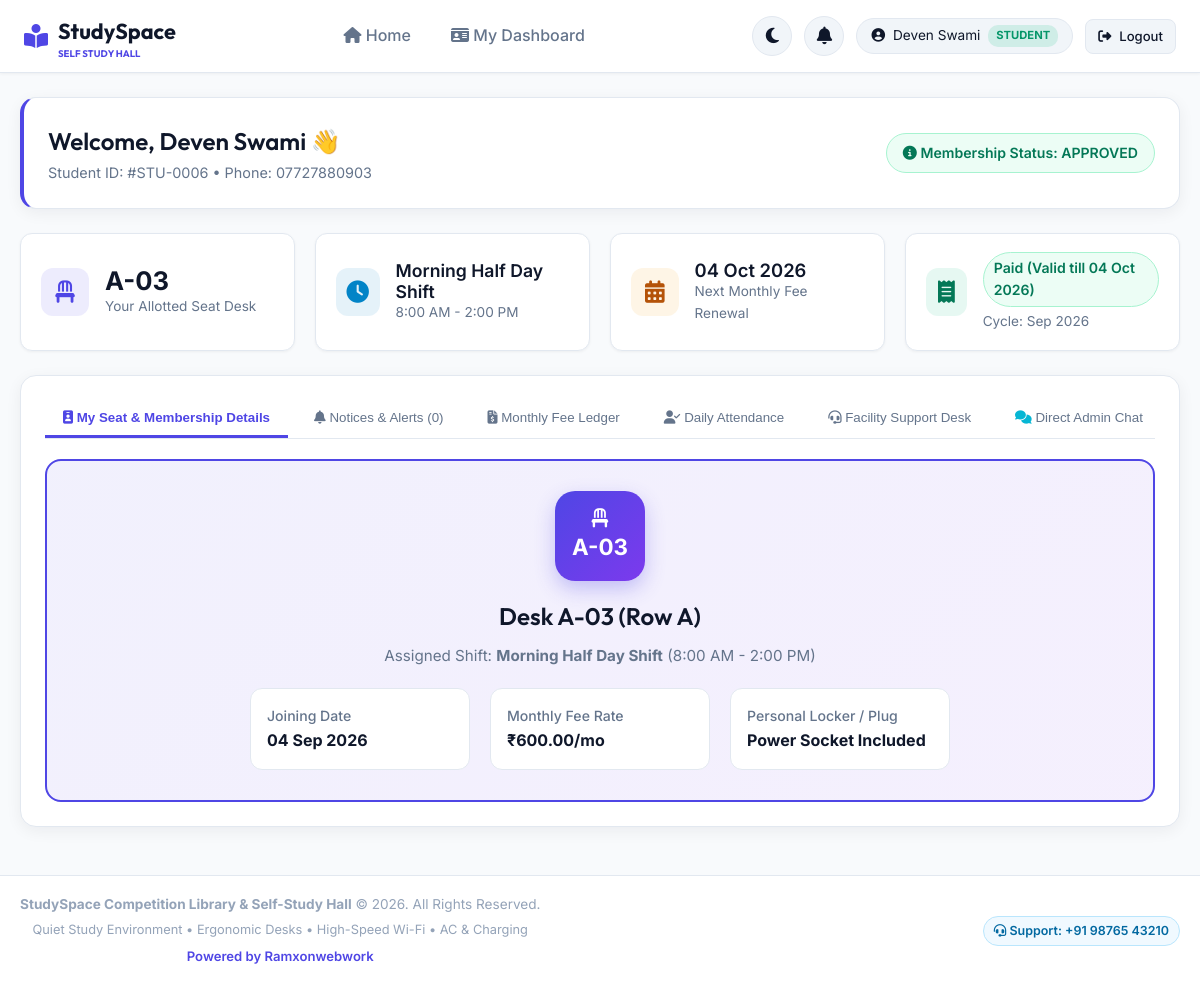
The app's page /student_dashboard.php (signed in) with its own data.
### tables this page shows
CREATE TABLE users (
        id INTEGER PRIMARY KEY AUTOINCREMENT,
        name TEXT NOT NULL,
        email TEXT UNIQUE NOT NULL,
        phone TEXT NOT NULL,
        password TEXT NOT NULL,
        role TEXT NOT NULL DEFAULT 'student', -- 'admin' or 'student'
        emergency_contact TEXT,
        id_proof_type TEXT, -- 'Aadhaar', 'Voter ID', 'Driving License', 'Student ID'
        id_proof_no TEXT,
        status TEXT NOT NULL DEFAULT 'pending', -- 'pending', 'approved', 'hold', 'cancelled'
        created_at DATETIME DEFAULT CURRENT_TIMESTAMP
    , otp_code TEXT, otp_expires_at DATETIME, registered_device_id TEXT, father_name TEXT, address TEXT, is_deleted INTEGER DEFAULT 0, deleted_at DATETIME);

### config/auth.php (called while the page is built, shortened)
<?php
require_once __DIR__ . '/db.php';
function is_logged_in() {
    return isset($_SESSION['user_id']);
}
function current_user() {
    global $pdo;
    $stmt = $pdo->prepare("SELECT * FROM users WHERE id = ?");
    $stmt->execute([$_SESSION['user_id']]);
    return $stmt->fetch();
}
function is_admin() {
    $user = current_user();
    return $user && $user['role'] === 'admin';
}
function format_currency($amount) {
    return '₹' . number_format($amount, 2);
}
function format_date($date_str) {
    return date('d M Y', strtotime($date_str));
}
function get_student_fee_status($pdo, $allocation_id, $start_date) {
    $start = new DateTime($start_date);
    $day_of_month = (int)$start->format('d');
    $stmt = $pdo->prepare("SELECT month_year, paid_date, due_date, amount, payment_mode, receipt_no FROM fee_payments WHERE allocation_id = ? AND payment_status = 'paid' ORDER BY month_year ASC");
    $stmt->execute([$allocation_id]);
    $paid_records = $stmt->fetchAll(PDO::FETCH_ASSOC);
    $paid_months = array_column($paid_records, 'month_year');
    $start_year = (int)$start->format('Y');
    $start_month = (int)$start->format('m');
    $curr_dt = new DateTime(sprintf("%04d-%02d-01", $start_year, $start_month));
    $today = new DateTime();
    $today_str = $today->format('Y-m-d');
    $target_month = null;
    $target_due_date = null;
    $last_paid_due_date = null;
    for ($i = 0; $i < 36; $i++) {
        $m_str = $curr_dt->format('Y-m');
        $days_in_m = (int)$curr_dt->format('t');
        $actual_day = min($day_of_month, $days_in_m);
        $due_str = sprintf("%s-%02d", $m_str, $actual_day);
        if (in_array($m_str, $paid_months)) {
            $last_paid_due_date = $due_str;
        } else {
            $target_month = $m_str;
            $target_due_date = $due_str;
            break;
        }
        $curr_dt->modify('+1 month');
    }
    $current_month_str = date('Y-m');
    $is_current_paid = in_array($current_month_str, $paid_months);
    if ($is_current_paid || ($last_paid_due_date && $today_str < $target_due_date)) {
        return [
            'status' => 'paid',
            'label' => 'Paid (Valid till ' . date('d M Y', strtotime($target_due_date)) . ')',
            'badge_class' => 'badge-success',
            'due_date' => $target_due_date,
            'target_month' => $target_month,
            'target_month_label' => date('F Y', strtotime($target_month . '-01')) . ' (Advance)',
            'is_advance' => true,
            'last_paid_due' => $last_paid_due_date
        ];
    }
}
?>

### student_dashboard.php (the view, shortened to what this page needs)
<?php
require_once __DIR__ . '/includes/header.php';
$user = current_user();
$stmt_alloc = $pdo->prepare("
    SELECT a.*, s.seat_number, s.row_label, sh.name as shift_name, sh.start_time, sh.end_time, sh.fee_amount
    FROM allocations a
    JOIN seats s ON a.seat_id = s.id
    JOIN shifts sh ON a.shift_id = sh.id
    WHERE a.user_id = ?
    ORDER BY a.id DESC LIMIT 1
");
$stmt_alloc->execute([$user['id']]);
$allocation = $stmt_alloc->fetch();
$fee_info = null;
if ($allocation) {
    $fee_info = get_student_fee_status($pdo, $allocation['id'], $allocation['start_date']);
}
try {
    $pdo->exec("DELETE FROM complaints WHERE created_at < DATETIME('now', '-30 days')");
    $pdo->exec("DELETE FROM notifications WHERE created_at < DATETIME('now', '-2 days')");
    $pdo->exec("DELETE FROM chat_messages WHERE created_at < DATETIME('now', '-2 days')");
} catch (Exception $e) {}
$stmt_notifs = $pdo->prepare("
    SELECT * FROM notifications
    WHERE user_id = 0 OR user_id = ?
    ORDER BY id DESC
");
$stmt_notifs->execute([$user['id']]);
$student_notifs = $stmt_notifs->fetchAll();
$notif_count = count($student_notifs);
$active_tab = $_GET['tab'] ?? 'tabSeatInfo';
?>
<div class="card" style="border-left: 4px solid var(--accent-primary);">
    <div style="display: flex; justify-content: space-between; align-items: center; flex-wrap: wrap; gap: 15px;">
        <div>
            <h2>Welcome, <?php echo htmlspecialchars($user['name']); ?> 👋</h2>
            <p style="color: var(--text-muted); font-size: 0.9rem;">
                Student ID: #STU-<?php echo sprintf("%04d", $user['id']); ?> &bull; Phone: <?php echo htmlspecialchars($user['phone']); ?>
            </p>
        </div>
        <div>
            <?php
            $status_class = 'badge-warning';
            if ($user['status'] === 'approved') $status_class = 'badge-success';
            ?>
            <span class="badge <?php echo $status_class; ?>" style="font-size: 0.88rem; padding: 8px 16px;">
                <i class="fas fa-info-circle"></i> Membership Status: <?php echo strtoupper($user['status']); ?>
            </span>
        </div>
    </div>
</div>
<div class="grid-4">
    <div class="stat-card">
        <div class="stat-icon" style="background: rgba(79, 70, 229, 0.1); color: var(--accent-primary);">
            <i class="fas fa-chair"></i>
        </div>
        <div>
            <div class="stat-value">
                <?php echo $allocation ? htmlspecialchars($allocation['seat_number']) : 'Unassigned'; ?>
            </div>
            <div class="stat-label">Your Allotted Seat Desk</div>
        </div>
    </div>
    <div class="stat-card">
        <div class="stat-icon" style="background: rgba(2, 132, 199, 0.1); color: #0284c7;">
            <i class="fas fa-clock"></i>
        </div>
        <div>
            <div class="stat-value" style="font-size: 1.1rem; font-weight: 600;">
                <?php echo $allocation ? htmlspecialchars($allocation['shift_name']) : 'N/A'; ?>
            </div>
            <div class="stat-label">
                <?php if ($allocation): ?>
                    <?php echo date('g:i A', strtotime($allocation['start_time'])); ?> - <?php echo date('g:i A', strtotime($allocation['end_time'])); ?>
                <?php else: ?>
                    Awaiting Admin Approval
                <?php endif; ?>
            </div>
        </div>
    </div>
    <div class="stat-card">
        <div class="stat-icon" style="background: rgba(245, 158, 11, 0.1); color: #b45309;">
            <i class="fas fa-calendar-alt"></i>
        </div>
        <div>
            <div class="stat-value" style="font-size: 1.15rem; font-weight: 600;">
                <?php echo $fee_info ? date('d M Y', strtotime($fee_info['due_date'])) : 'N/A'; ?>
            </div>
            <div class="stat-label">Next Monthly Fee Renewal</div>
        </div>
    </div>
    <div class="stat-card">
        <div class="stat-icon" style="background: rgba(16, 185, 129, 0.1); color: #047857;">
            <i class="fas fa-receipt"></i>
        </div>
        <div>
            <?php if ($fee_info): ?>
                <span class="badge <?php echo $fee_info['badge_class']; ?>" style="font-size: 0.88rem;">
                    <?php echo $fee_info['label']; ?>
                </span>
                <div class="stat-label" style="margin-top: 4px;">Cycle: <?php echo date('M Y'); ?></div>
            <?php else: ?>
                <div class="stat-value" style="font-size: 0.95rem;">Pending Allotment</div>
            <?php endif; ?>
        </div>
    </div>
</div>
<div class="card" style="margin-top: 24px;">
    <div class="tab-navigation">
        <button class="tab-btn <?php echo $active_tab === 'tabSeatInfo' ? 'active' : ''; ?>" data-tab="tabSeatInfo"><i class="fas fa-id-badge"></i> My Seat & Membership Details</button>
        <button class="tab-btn <?php echo $active_tab === 'tabNotifs' ? 'active' : ''; ?>" data-tab="tabNotifs"><i class="fas fa-bell"></i> Notices & Alerts (<?php echo $notif_count; ?>)</button>
        <button class="tab-btn <?php echo $active_tab === 'tabFees' ? 'active' : ''; ?>" data-tab="tabFees"><i class="fas fa-file-invoice-dollar"></i> Monthly Fee Ledger</button>
        <button class="tab-btn <?php echo $active_tab === 'tabAttendance' ? 'active' : ''; ?>" data-tab="tabAttendance"><i class="fas fa-user-check"></i> Daily Attendance</button>
        <button class="tab-btn <?php echo $active_tab === 'tabSupport' ? 'active' : ''; ?>" data-tab="tabSupport"><i class="fas fa-headset"></i> Facility Support Desk</button>
        <button class="tab-btn <?php echo $active_tab === 'tabChat' ? 'active' : ''; ?>" data-tab="tabChat"><i class="fas fa-comments" style="color: #06b6d4;"></i> Direct Admin Chat</button>
    </div>
    <div id="tabSeatInfo" class="tab-pane <?php echo $active_tab === 'tabSeatInfo' ? 'active' : ''; ?>">
        <?php if ($allocation && $user['status'] === 'approved'): ?>
            <div class="my-seat-hero">
                <div class="my-seat-badge">
                    <i class="fas fa-chair" style="font-size: 1.2rem; margin-bottom: 2px;"></i>
                    <span><?php echo htmlspecialchars($allocation['seat_number']); ?></span>
                </div>
                <h2 style="margin-bottom: 8px;">Desk <?php echo htmlspecialchars($allocation['seat_number']); ?> (Row <?php echo htmlspecialchars($allocation['row_label']); ?>)</h2>
                <p style="color: var(--text-muted); font-size: 0.95rem; margin-bottom: 20px;">
                    Assigned Shift: <strong><?php echo htmlspecialchars($allocation['shift_name']); ?></strong> (<?php echo date('g:i A', strtotime($allocation['start_time'])); ?> - <?php echo date('g:i A', strtotime($allocation['end_time'])); ?>)
                </p>
                <div class="grid-3" style="max-width: 700px; margin: 0 auto; text-align: left;">
                    <div style="background: var(--bg-surface); padding: 16px; border-radius: var(--radius-md); border: 1px solid var(--border-color);">
                        <label class="form-label" style="margin:0;">Joining Date</label>
                        <strong><?php echo format_date($allocation['start_date']); ?></strong>
                    </div>
                    <div style="background: var(--bg-surface); padding: 16px; border-radius: var(--radius-md); border: 1px solid var(--border-color);">
                        <label class="form-label" style="margin:0;">Monthly Fee Rate</label>
                        <strong><?php echo format_currency($allocation['fee_amount']); ?>/mo</strong>
                    </div>
                    <div style="background: var(--bg-surface); padding: 16px; border-radius: var(--radius-md); border: 1px solid var(--border-color);">
                        <label class="form-label" style="margin:0;">Personal Locker / Plug</label>
                        <strong>Power Socket Included</strong>
                    </div>
                </div>
            </div>
        <?php endif; ?>
    </div>
</div>
<?php require_once __DIR__ . '/includes/footer.php'; ?>

### includes/header.php (shortened to what this page needs)
<?php
require_once __DIR__ . '/../config/auth.php';
$user = current_user();
?>
<!DOCTYPE html>
<html lang="en" data-theme="light">
<head>
    <link rel="stylesheet" href="https://cdnjs.cloudflare.com/ajax/libs/font-awesome/6.4.0/css/all.min.css">
    <link rel="stylesheet" href="assets/css/style.css">
</head>
<body>
    <nav class="navbar">
        <div class="nav-container">
            <a href="index.php" class="brand-logo">
                <i class="fas fa-book-reader"></i>
                <span>StudySpace <small style="font-size:0.6rem; color:var(--accent-primary); display:block; line-height:1;">SELF STUDY HALL</small></span>
            </a>
            <ul class="nav-links">
                <li><a href="index.php" class="nav-link"><i class="fas fa-home"></i> Home</a></li>
                <?php if (is_logged_in()): ?>
                    <?php if (is_admin()): ?>
                        <li><a href="admin_dashboard.php" class="nav-link"><i class="fas fa-chart-line"></i> Admin Dashboard</a></li>
                    <?php else: ?>
                        <li><a href="student_dashboard.php" class="nav-link"><i class="fas fa-id-card"></i> My Dashboard</a></li>
                    <?php endif; ?>
                <?php endif; ?>
            </ul>
            <div class="nav-user">
                <button id="themeToggleBtn" class="theme-toggle-btn" title="Toggle Light / Dark Mode">
                </button>
                <?php if (is_logged_in()): ?>
                    <div class="notif-dropdown-wrapper">
                        <button id="notifBellBtn" class="theme-toggle-btn" title="Notifications & Notices">
                            <i class="fas fa-bell"></i>
                        </button>
                                <?php if (is_admin()): ?>
                                    <a href="admin_dashboard.php?tab=notifs">View All Notifications in Admin &rarr;</a>
                                <?php else: ?>
                                    <a href="student_dashboard.php?tab=tabNotifs">View All Notices &rarr;</a>
                                <?php endif; ?>
                    </div>
                    <div class="user-badge">
                        <i class="fas fa-user-circle"></i>
                        <span><?php echo htmlspecialchars($user['name']); ?></span>
                        <span class="role-pill <?php echo $user['role'] === 'admin' ? 'role-admin' : 'role-student'; ?>">
                            <?php echo strtoupper($user['role']); ?>
                        </span>
                    </div>
                    <a href="api/auth.php?action=logout" class="btn btn-secondary btn-sm"><i class="fas fa-sign-out-alt"></i> Logout</a>
                <?php else: ?>
                    <a href="login.php" class="btn btn-secondary btn-sm"><i class="fas fa-sign-in-alt"></i> Login</a>
                    <a href="login.php?tab=register" class="btn btn-primary btn-sm"><i class="fas fa-user-plus"></i> Join Library</a>
                <?php endif; ?>
            </div>
        </div>
    </nav>
    <div class="main-wrapper">

### records on screen
users: name "Deven Swami", role "STUDENT", id "0006", phone "07727880903", status "APPROVED"

### other values on screen
$allocation['seat_number'] "A-03"
$allocation['shift_name'] "Morning Half Day Shift"
date('g:i A', strtotime($allocation['start_time'])) "8:00 AM"
date('g:i A', strtotime($allocation['end_time'])) "2:00 PM"
date('d M Y', strtotime($fee_info['due_date'])) "04 Oct 2026"
$fee_info['label'] "Paid (Valid till 04 Oct 2026)"
$notif_count "0"
$allocation['row_label'] "A"
format_date($allocation['start_date']) "04 Sep 2026"
format_currency($allocation['fee_amount']) "₹600.00"
